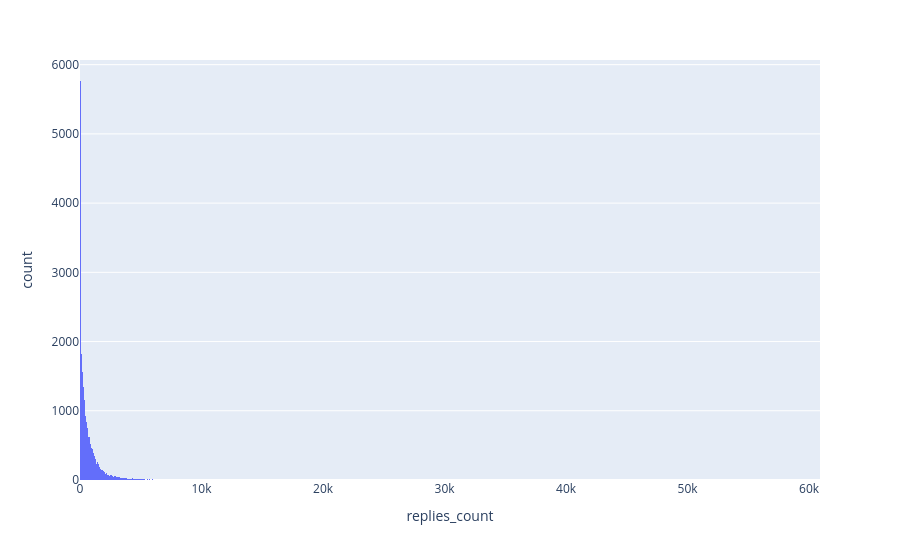

Write notebook code for a chart like this one.
### Markdown cell above
## Engagement Distribution

### Code cell
px.histogram(df, x="replies_count")

### Figure 1 — Plotly figure (JSON) as saved in the notebook; plotly's stock layout.template omitted (floating-point values rounded to 4 significant figures; data arrays with more than 128 entries replaced by an {"elided": "..."} marker saying what was removed)
{"data": [{"alignmentgroup": "True", "bingroup": "x", "hovertemplate": "replies_count=%{x}<br>count=%{y}<extra></extra>", "legendgroup": "", "marker": {"color": "#636efa", "pattern": {"shape": ""}}, "name": "", "offsetgroup": "", "orientation": "v", "showlegend": false, "type": "histogram", "x": {"elided": "31625 int values"}, "xaxis": "x", "yaxis": "y"}], "layout": {"barmode": "relative", "legend": {"tracegroupgap": 0}, "margin": {"t": 60}, "xaxis": {"anchor": "y", "domain": [0, 1], "title": {"text": "replies_count"}}, "yaxis": {"anchor": "x", "domain": [0, 1], "title": {"text": "count"}}}}
